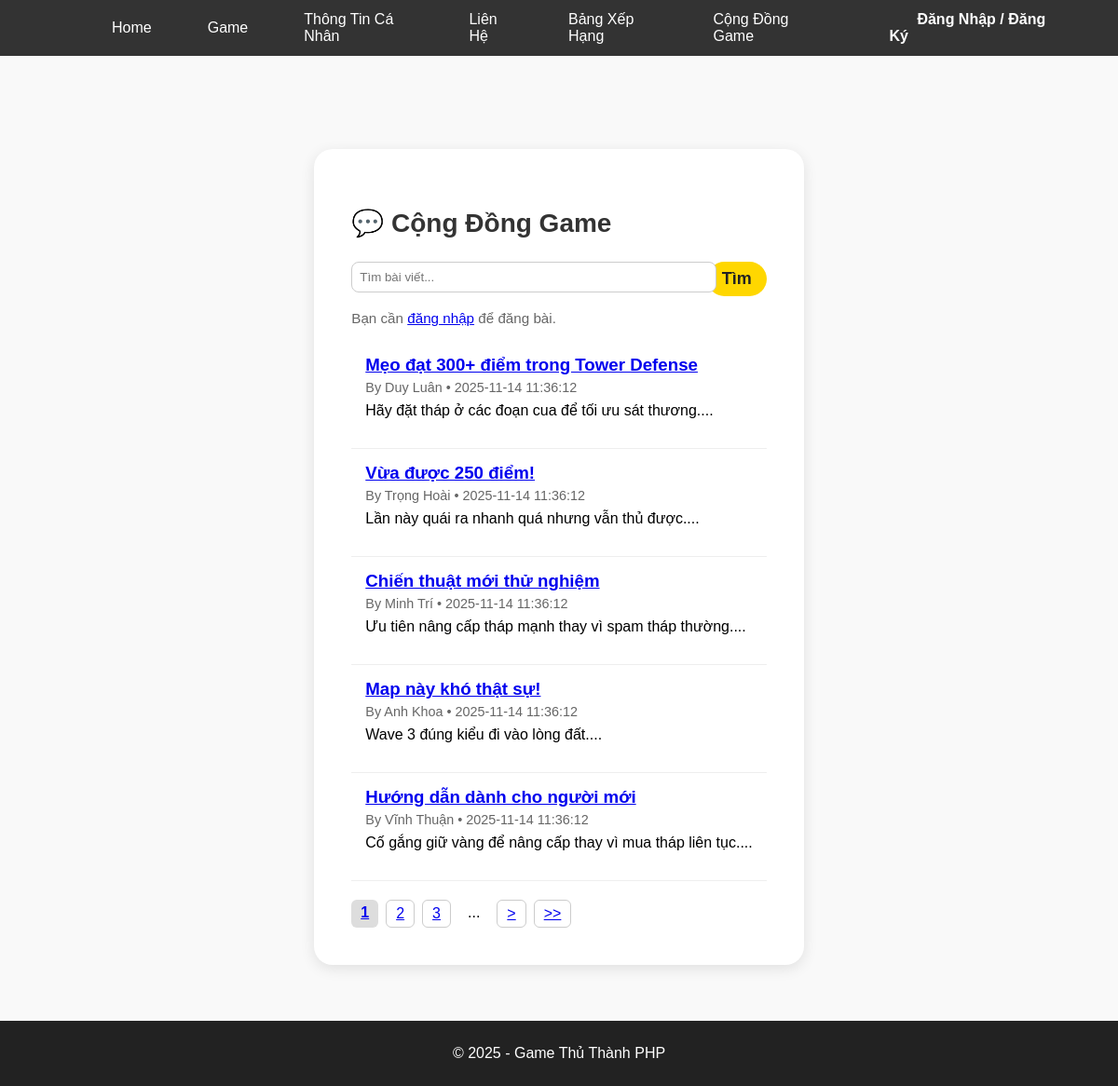
The app's page /forum_list.php with its own data.
### tables this page shows
CREATE TABLE IF NOT EXISTS posts (
  id INT AUTO_INCREMENT PRIMARY KEY,
  user_id INT NOT NULL,
  title VARCHAR(200) NOT NULL,
  content TEXT,
  screenshot_url VARCHAR(255),
  created_at TIMESTAMP DEFAULT CURRENT_TIMESTAMP,
  FOREIGN KEY (user_id) REFERENCES users(id) ON DELETE CASCADE
);

CREATE TABLE users (
  id INT AUTO_INCREMENT PRIMARY KEY,
  name VARCHAR(100),
  email VARCHAR(100) UNIQUE,
  password VARCHAR(255)
);

### forum_list.php (the view, shortened to what this page needs)
<?php
require_once 'db/connect.php';
include 'includes/header.php';
$q = trim($_GET['q'] ?? '');
$perPage = 5;
$page = max(1, intval($_GET['page'] ?? 1));
$offset = ($page - 1) * $perPage;
$where = "";
$params = [];
$types = "";
$sqlCount = "SELECT COUNT(*) AS total FROM posts p $where";
$stmtCount = $conn->prepare($sqlCount);
$stmtCount->execute();
$total = $stmtCount->get_result()->fetch_assoc()['total'] ?? 0;
$totalPages = max(1, ceil($total / $perPage));
$sql = "
    SELECT p.*, u.name AS author
    FROM posts p
    JOIN users u ON u.id = p.user_id
    $where
    ORDER BY p.created_at DESC
    LIMIT ? OFFSET ?
";
$stmt = $conn->prepare($sql);
$types2 = $types . "ii";
$params2 = $params;
$params2[] = $perPage;
$params2[] = $offset;
$stmt->bind_param($types2, ...$params2);
$stmt->execute();
$result = $stmt->get_result();
?>
<div class="profile-container" style="max-width:900px; text-align:left">
  <h2>💬 Cộng Đồng Game</h2>
  <form method="get" style="position:relative; margin-bottom:15px; display:flex; gap:8px;">
    <div style="flex:1; position:relative;">
      <input type="text" name="q" id="searchInput" placeholder="Tìm bài viết..."
             value="<?= htmlspecialchars($q) ?>"
             autocomplete="off"
             style="width:100%;padding:8px;border-radius:8px;border:1px solid #ccc;">
    </div>
    <button class="btn-send" style="padding:8px 16px">Tìm</button>
  </form>
  <div style="margin-bottom:15px;">
    <?php if (isset($_SESSION['user'])): ?>
      <a href="forum_create_post.php" class="btn-send">✍️ Đăng bài mới</a>
    <?php else: ?>
      <span class="muted">Bạn cần <a href="auth.php">đăng nhập</a> để đăng bài.</span>
    <?php endif; ?>
  </div>
  <?php if ($total == 0): ?>
    <p class="muted">Không có bài phù hợp.</p>
  <?php else: ?>
    <?php while ($row = $result->fetch_assoc()): ?>
      <div style="padding:15px;border-bottom:1px solid #eee;">
        <h3 style="margin:0 0 5px;">
          <a href="forum_view.php?id=<?= $row['id'] ?>">
            <?= htmlspecialchars($row['title']) ?>
          </a>
        </h3>
        <div class="muted" style="font-size:0.9em;">
          By <?= htmlspecialchars($row['author']) ?> •
          <?= $row['created_at'] ?>
        </div>
        <p style="margin-top:8px;">
          <?= nl2br(htmlspecialchars(mb_substr($row['content'], 0, 160))) ?>...
        </p>
      </div>
    <?php endwhile; ?>
    <?php if ($totalPages > 1): ?>
      <?php
          $qs = $q !== '' ? '&q='.urlencode($q) : '';
          $next = $page + 1;
          $range = 2;
          $start = max(1, $page - $range);
          $end   = min($totalPages, $page + $range);
      ?>
      <div style="margin-top:20px; display:flex; gap:8px; flex-wrap:wrap;">
          <?php for ($p = $start; $p <= $end; $p++): ?>
            <?php
              $active = $p == $page;
              $style = $active
                ? "padding:5px 10px; font-weight:bold; background:#ddd; border-radius:6px;"
                : "padding:5px 10px;border:1px solid #ccc;border-radius:6px;";
            ?>
            <a href="?page=<?= $p . $qs ?>" style="<?= $style ?>"><?= $p ?></a>
          <?php endfor; ?>
          <?php if ($end < $totalPages - 1): ?>
              <span style="padding:5px 10px;">...</span>
          <?php endif; ?>
          <?php if ($page < $totalPages): ?>
            <a href="?page=<?= $next . $qs ?>" style="padding:5px 10px;border:1px solid #ccc;border-radius:6px;">
              >
            </a>
          <?php endif; ?>
          <?php if ($page < $totalPages): ?>
            <a href="?page=<?= $totalPages . $qs ?>" style="padding:5px 10px;border:1px solid #ccc;border-radius:6px;">
              >>
            </a>
          <?php endif; ?>
      </div>
      <?php endif; ?>
  <?php endif; ?>
</div>
<?php include 'includes/footer.php'; ?>

### includes/header.php (shortened to what this page needs)
<!DOCTYPE html>
<html lang="vi">
<head>
    <link rel="stylesheet" href="assets/style.css">
</head>
<body>
<?php include "includes/navbar.php"; ?>
<div class="container"></div>

### includes/navbar.php (shortened to what this page needs)
<nav class="navbar">
    <div class="nav-left">
        <a href="index.php">Home</a>
        <a href="game.php">Game</a>
        <a href="profile.php">Thông Tin Cá Nhân</a>
        <a href="contact.php">Liên Hệ</a>
        <a href="leaderboard.php">Bảng Xếp Hạng</a>
        <a href="forum_list.php">Cộng Đồng Game</a>
    </div>
    <div class="nav-right">
        <?php if (isset($_SESSION['user'])): ?>
            <span class="user-name">👤 Xin chào, <strong><?php echo htmlspecialchars($_SESSION['user']['name']); ?></strong></span>
            <a href="logout.php" class="logout-btn">Đăng Xuất</a>
        <?php else: ?>
            <a href="auth.php">Đăng Nhập / Đăng Ký</a>
        <?php endif; ?>
    </div>
</nav>

### includes/footer.php (shortened to what this page needs)
<footer>
    <p>&copy; 2025 - Game Thủ Thành PHP</p>
</footer>
</body>
</html>

### assets/css/base.css (style rules this page uses)
body { font-family: Arial, sans-serif; background: #f9f9f9; margin: 0; padding: 0; display: grid; grid-template-rows: auto 1fr auto; min-height: 100vh; }
html, body { height: 100%; margin: 0; }

### assets/css/navbar.css (style rules this page uses)
.navbar { display: flex; justify-content: space-between; align-items: center; background: #333; padding: 0 40px; height: 60px; }
.navbar a { color: white; text-decoration: none; margin: 0 30px; font-weight: 500; transition: color 0.2s ease; }
.nav-left { display: flex; align-items: center; padding: 50px; }
.nav-right a { font-weight: bold; }

### assets/css/game.css (style rules this page uses)
.container { padding: 20px; }
.muted { color: #666; font-size: 0.95em; }

### assets/css/profile.css (style rules this page uses)
.profile-container { max-width: 600px; margin: 60px auto; text-align: center; background: #fff; border-radius: 20px; padding: 40px; box-shadow: 0 4px 15px rgba(0, 0, 0, 0.1); }
.profile-container h2 { font-size: 28px; color: #333; margin-bottom: 25px; }

### assets/css/contact.css (style rules this page uses)
.btn-send { background: #ffd700; color: #222; border: none; padding: 12px 20px; font-size: 18px; font-weight: bold; border-radius: 30px; cursor: pointer; transition: 0.3s; }

### assets/css/footer.css (style rules this page uses)
footer { background: #222; color: white; text-align: center; padding: 10px; }

### records on screen
posts: title "Mẹo đạt 300+ điểm trong Tower Defense", user.name "Duy Luân", created_at "2025-11-14 11:36:12", content "Hãy đặt tháp ở các đoạn cua để tối ưu sát thương."
posts: title "Vừa được 250 điểm!", user.name "Trọng Hoài", created_at "2025-11-14 11:36:12", content "Lần này quái ra nhanh quá nhưng vẫn thủ được."
posts: title "Chiến thuật mới thử nghiệm", user.name "Minh Trí", created_at "2025-11-14 11:36:12", content "Ưu tiên nâng cấp tháp mạnh thay vì spam tháp thường."
posts: title "Map này khó thật sự!", user.name "Anh Khoa", created_at "2025-11-14 11:36:12", content "Wave 3 đúng kiểu đi vào lòng đất."
posts: title "Hướng dẫn dành cho người mới", user.name "Vĩnh Thuận", created_at "2025-11-14 11:36:12", content "Cố gắng giữ vàng để nâng cấp thay vì mua tháp liên tục."
